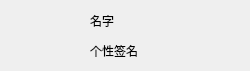
<?xml version="1.0" encoding="UTF-8"?>
<ui version="4.0">
 <class>FrientItem</class>
 <widget class="QWidget" name="FrientItem">
  <property name="geometry">
   <rect>
    <x>0</x>
    <y>0</y>
    <width>250</width>
    <height>71</height>
   </rect>
  </property>
  <property name="windowTitle">
   <string>Form</string>
  </property>
  <widget class="QLabel" name="label_icon">
   <property name="geometry">
    <rect>
     <x>10</x>
     <y>0</y>
     <width>68</width>
     <height>71</height>
    </rect>
   </property>
   <property name="text">
    <string/>
   </property>
   <property name="pixmap">
    <pixmap resource="src.qrc">:/src/QQIcon/QQIcon1.jpg</pixmap>
   </property>
   <property name="scaledContents">
    <bool>true</bool>
   </property>
  </widget>
  <widget class="QLabel" name="label_name">
   <property name="geometry">
    <rect>
     <x>90</x>
     <y>10</y>
     <width>141</width>
     <height>21</height>
    </rect>
   </property>
   <property name="text">
    <string>名字</string>
   </property>
  </widget>
  <widget class="QLabel" name="label_sig">
   <property name="geometry">
    <rect>
     <x>90</x>
     <y>40</y>
     <width>141</width>
     <height>21</height>
    </rect>
   </property>
   <property name="text">
    <string>个性签名</string>
   </property>
  </widget>
 </widget>
 <resources>
  <include location="src.qrc"/>
 </resources>
 <connections/>
</ui>
